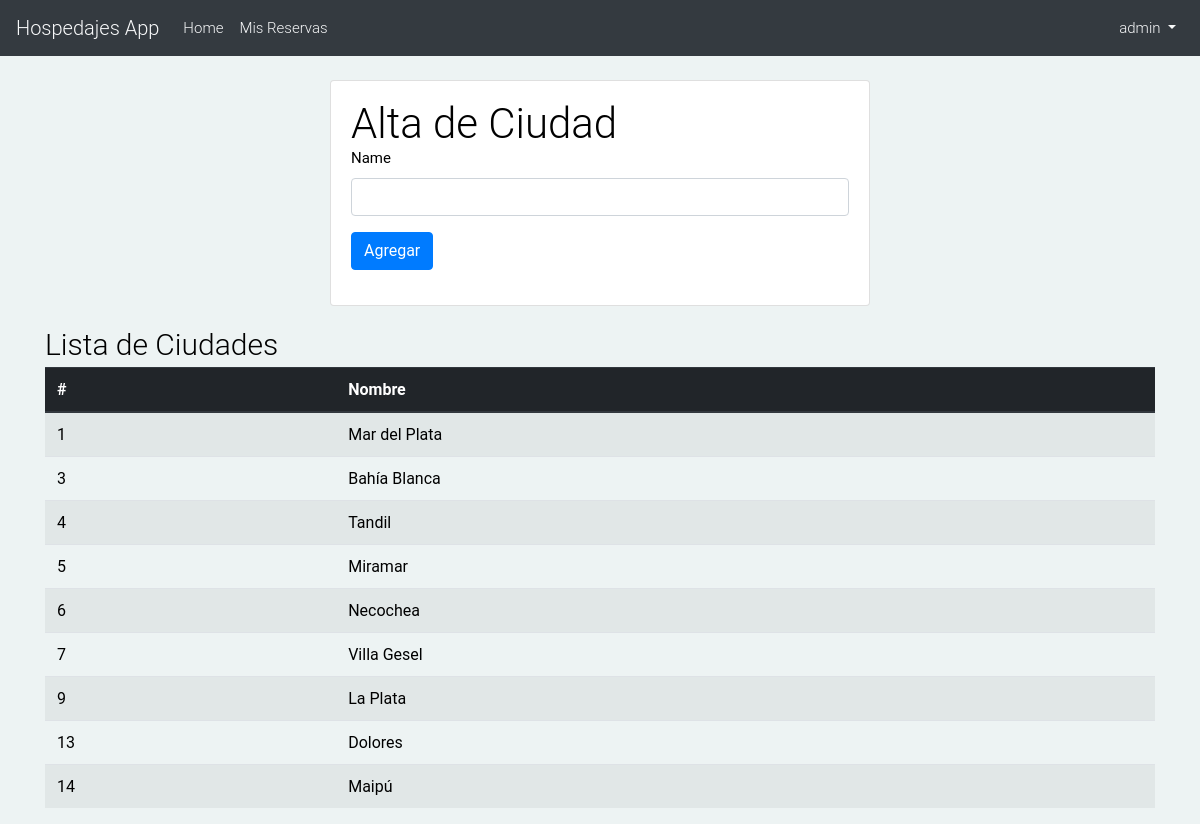
The page /hospedajes/new_city/ (signed in) on the database its author committed.
### hospedajes_app/models.py (models this page shows, shortened)
class City(models.Model):
    name = models.CharField(max_length=25, unique=True)
    class Meta:
        verbose_name_plural = 'Cities'

### hospedajes_app/views.py (the view)
# urls.py: path('new_city/', views.city_form, name='cityForm'),
@login_required
def city_form(request):
    cities = City.objects.all()
    if request.method == 'POST':
        form = CityForm(request.POST)
        if form.is_valid():
            new_city = form.save()
    else:
        form = CityForm()
    return render(request, 'hospedajes_app/forms/city_form.html', {'cities': cities, 'form': form})

### hospedajes_app/forms.py
class CityForm(forms.ModelForm):
    class Meta:
        model = City
        fields = ('name',)

### templates/hospedajes_app/forms/city_form.html (shortened to what this page needs)
{% extends 'hospedajes_app/base.html' %}
{% load crispy_forms_tags %}
{% block content %}
    <div class="row justify-content-center">
        <div class="col-6">
          <div class="card">
            <div class="card-body">
              <h2>Alta de Ciudad</h2>
              <form method="post" novalidate>
                {{ form|crispy }}
                <button type="submit" class="btn btn-primary">Agregar</button>
              </form>
            </div>
          </div>
        </div>
    </div>
    <h3 class="mt-3">Lista de Ciudades</h3>
    <table class="table table-striped table-hover table table-responsive-sm">
        {% if cities %}
        <thead class="thead-dark">
            <tr>
                <th scope="col">#</th>
                <th scope="col">Nombre</th>
            </tr>
        </thead>
        <tbody>
            {% for c in cities %}
            <tr>
                <td>{{ c.id }}</td>
                <td>{{ c.name }}</td>
            </tr>
            {% endfor %}
            {% else %}
                <h3>No hay ciudades</h3>
            {% endif %}
        </tbody>
    </table>
{% endblock %}

### templates/hospedajes_app/base.html (shortened to what this page needs)
{% load static %}
<html>
    <head>
        <link rel="stylesheet" href="https://stackpath.bootstrapcdn.com/bootstrap/4.1.3/css/bootstrap.min.css">
        <link rel="stylesheet" href="https://use.fontawesome.com/releases/v5.8.2/css/all.css">
        <link rel="stylesheet" href="{% static 'css/style.css' %}">
        <link href="https://code.jquery.com/ui/1.12.1/themes/pepper-grinder/jquery-ui.css" rel="stylesheet"/>
        <link rel="stylesheet" href="{% static 'css/jquery-ui.multidatespicker.css' %}">
    </head>
    <body>
        <nav class="navbar navbar-expand-lg text-light bg-dark mb-4">
            <a class="navbar-brand" href="{% url 'hospedajes_app:index' %}">Hospedajes App</a>
            <div class="collapse navbar-collapse" id="navbarSupportedContent">
                <ul class="navbar-nav mr-auto">
                    <li class="nav-item">
                        <a class="nav-link" href="{% url 'hospedajes_app:index' %}">Home</a>
                    </li>
                    {% if user.is_authenticated %}
                        <li class="nav-item">
                          <a class="nav-link" href="{% url 'hospedajes_app:myBookings' user.username %}">Mis Reservas</a>
                        </li>
                    {% endif %}
                </ul>
                {% if user.is_authenticated %}
                    <ul class="navbar-nav">
                        <li class="nav-item dropdown">
                            <a class="nav-link dropdown-toggle" href="#" id="navbarDropdown" role="button" data-toggle="dropdown" aria-haspopup="true" aria-expanded="false">
                                {{ user.username }}
                            </a>
                        </li>
                    </ul>
                {% else %}
                    <form class="form-inline my-2 my-lg-0">
                        <a href="{% url 'login' %}" class="btn btn-outline-secondary">Log in</a>
                        <a href="{% url 'hospedajes_app:signup' %}" class="btn btn-primary ml-2">Sign up</a>
                    </form>
                {% endif %}
            </div>
        </nav>
        <div class="content container">
            <div class="row">
                <div class="col">
                    {% block content %}
                    {% endblock %}
                </div>
            </div>
        </div>
    </body>
</html>

### static/css/style.css (style rules this page uses)
body { font-size: 15px; font-family: 'Roboto', sans-serif; background: #EDF3F3; color: #000; }
h1, h2, h3, h4, h5, h6, p, a, ul, span, li, img { margin: 0; padding: 0; font-weight: 300; }
h1,h2,h3,h4,h5,h6 { line-height: 1.5; }
h2 { font-size: 2.8em; line-height: 1.1; }
h3 { font-size: 2em; }
a, button { text-decoration: none; color: inherit; transition: all .3s; }

### rows shown on the page
City: id "1", name "Mar del Plata"
City: id "3", name "Bahía Blanca"
City: id "4", name "Tandil"
City: id "5", name "Miramar"
City: id "6", name "Necochea"
City: id "7", name "Villa Gesel"
City: id "9", name "La Plata"
City: id "13", name "Dolores"
City: id "14", name "Maipú"

### other values the page prints
{{ user.username }} "admin"
